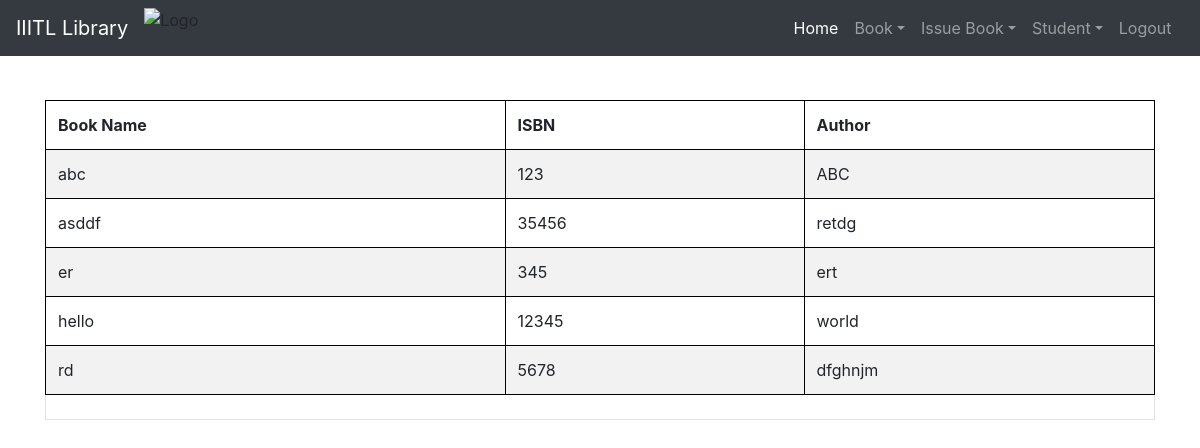
The app's page /displaybooks (signed in), older data.
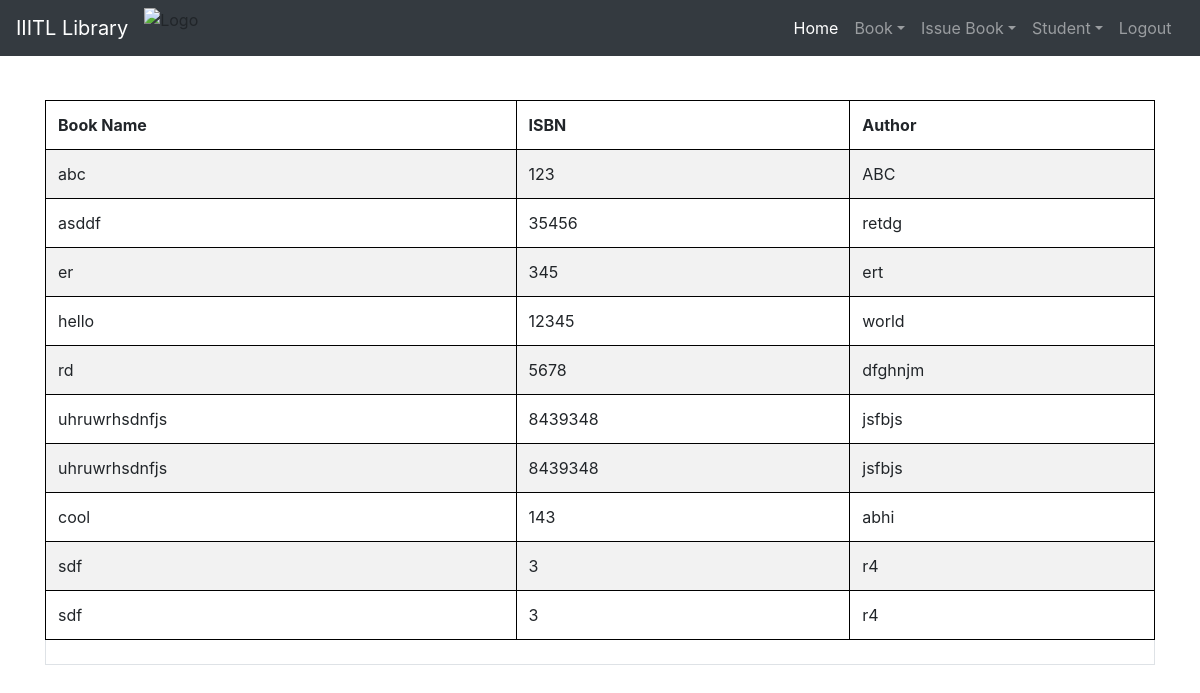
The same page, newer data.
### Library/models.py (models this page shows, shortened)
class Book(models.Model):
    title = models.CharField(max_length=50)
    isbn = models.PositiveBigIntegerField()
    author = models.CharField(max_length=50)

### Library/views.py (the view)
# urls.py: path('displaybooks', views.displaybooks, name = 'display_books'),
def displaybooks(request) :
    if request.user.is_superuser:
        books = models.Book.objects.all()
        return render(request, 'Library/displaybooks.html', {'books': books})
    else :
        return render(request, 'Library/index.html')

### templates/Library/displaybooks.html (shortened to what this page needs)
{% extends 'Library/layout.html' %}
{% block head %}
    <link rel="stylesheet" href="https://stackpath.bootstrapcdn.com/bootstrap/4.3.1/css/bootstrap.min.css">
    <link rel="stylesheet" href="https://maxcdn.bootstrapcdn.com/font-awesome/4.7.0/css/font-awesome.min.css">
{% endblock %}
{% block body %}
{% if books%}
<div class="container">
  <table class="table table-hover table-condensed table-striped table-bordered bg-white">
    <thead>
    <tr>
    <th>Book Name</th>
    <th>ISBN</th>
    <th>Author</th>
    </tr>
    </thead>
    <tfoot>
    <tr>
    <td colspan="4" rowspan="4">
    </td>
    </tr>
    </tfoot>
    <tbody>
      {% for book in books %}
        <tr>
          <td>{{book.title}}</td>
          <td>{{book.isbn}}</td>
          <td>{{book.author}}</td>
        </tr>
      {% endfor %}
    </tbody>
    </table>
</div>
{%else%}
<h1>Have 0 book</h1>
{%endif%}
{% endblock %}

### templates/Library/layout.html (shortened to what this page needs)
<!DOCTYPE html>
<html lang="en">
    {% block head %}
    {% endblock %}
<body>
    {% load socialaccount %}
    <div class="bs-example">
        <nav class="navbar navbar-expand-md bg-dark navbar-dark fixed-top">
            <a href="/" class="navbar-brand">IIITL Library</a>
            <img src="https://iiitl.ac.in/wp-content/uploads/2019/10/Final_Logo_IIITL.png" alt="Logo" style="height: 40px;">
            <div class="collapse navbar-collapse justify-content-between" id="navbarCollapse">
                <div class="navbar-nav">
                    <a href="/" class="nav-item nav-link active">Home</a>
                    {% if user.is_authenticated %}
                        {% if user.is_superuser %}
                            <div class="nav-item dropdown">
                                <a href="#" class="nav-link dropdown-toggle" data-toggle="dropdown">Book</a>
                            </div>
                            <div class="nav-item dropdown">
                                <a href="#" class="nav-link dropdown-toggle" data-toggle="dropdown">Issue Book</a>
                            </div>
                            <div class="nav-item dropdown">
                                <a href="#" class="nav-link dropdown-toggle" data-toggle="dropdown">Student</a>
                            </div>
                        {% endif %}
                        <a href="logout" class="nav-item nav-link">Logout</a> &nbsp;
                    {% else %}
                    <a href="{% provider_login_url 'google' %}" method="oauth2" class="nav-item nav-link">Login</a> &nbsp;
                    {% endif %}
                </div>
            </div>
        </nav>
    </div>
    {% block body %}
    {% endblock %}
</body>
</html>

### templates/Library/layout.html (style rules this page uses)
table.table-bordered { border:1px solid black; margin-top:20px; }
table.table-bordered > thead > tr > th { border:1px solid black; }
table.table-bordered > tbody > tr > td { border:1px solid black; }

### templates/Library/displaybooks.html (style rules this page uses)
body { background-image: url("https://media.istockphoto.com/photos/textbooks-stacked-on-school-desk-with-chalkboard-background-picture-id638383032?b=1&k=20&m=638383032&s=170667a&w=0&h=T8UqCXjblfdTPKu4LlLHqJWizWbd3LEhEkJHAMcB83I="); background-repeat: repeat; background-size: 100vw 100vh; }
.container { margin-top: 100px; }

Row changes from the older to the newer data that the page shows:
added Book: title "uhruwrhsdnfjs", isbn "8439348", author "jsfbjs"
added Book: title "uhruwrhsdnfjs", isbn "8439348", author "jsfbjs"
added Book: title "cool", isbn "143", author "abhi"
added Book: title "sdf", isbn "3", author "r4"
added Book: title "sdf", isbn "3", author "r4"
